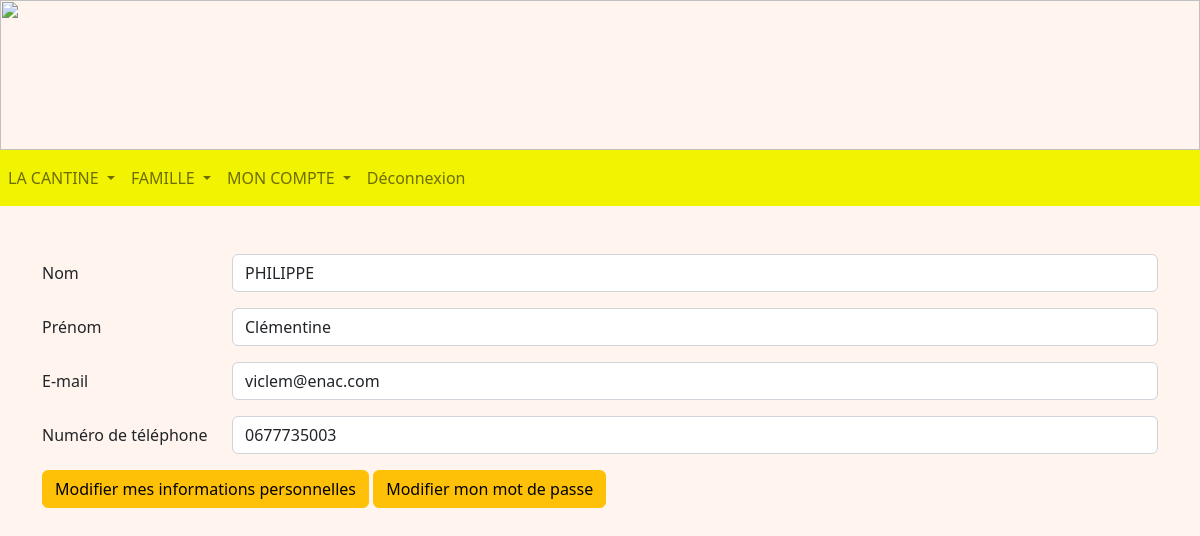
The app's page /info (signed in) with its own data.
### tables this page shows
CREATE TABLE Representant (
  code_representant integer primary key autoincrement,
  nom_representant TEXT NOT NULL,
  prenom_representant TEXT NOT NULL,
  telephone TEXT,
  email TEXT,
  identifiant TEXT NOT NULL,
  FOREIGN KEY (identifiant) REFERENCES Compte(identifiant)
);

### representant.py (the view)
@app.route('/info', methods = ["GET"])
@login_required
def info():
    db = get_db()
    cur = db.cursor()
    user = cur.execute("SELECT type_compte FROM Compte WHERE identifiant = ?", (flask_login.current_user.name, )).fetchone()
    if user[0] == 'Representant':
        info = cur.execute("SELECT * FROM Representant WHERE identifiant = ?",(flask_login.current_user.name, )).fetchone()
        compte = cur.execute("SELECT * from Compte WHERE identifiant = ?", (flask_login.current_user.name, )).fetchone()
        enfants = cur.execute("SELECT code_enfant, prenom_enfant FROM Enfant AS E INNER JOIN Representant AS R ON E.code_representant = R.code_representant WHERE R.identifiant = ? ORDER BY prenom_enfant", (flask_login.current_user.name, )).fetchall()
        return render_template('R_info.html', info = info, compte = compte, enfants = enfants)
    if user[0] == 'Admin':
        return redirect(url_for('accueilAdmin'))
    return redirect(url_for('accueilEnseignant'))

### main.py (called while the page is built)
@login_manager.user_loader
def load_user(user_id):
    db = get_db()
    cur = db.cursor()
    user = cur.execute('SELECT identifiant, mot_de_passe FROM Compte WHERE identifiant=?', (user_id, )).fetchone()
    return User(user[0], user[1])

def get_db():
    if 'db' not in g:
        g.db = sqlite3.connect(DATABASE)
    return g.db

@app.teardown_appcontext
def close_connection(exception):
    db = g.pop('db', None)
    if db is not None:
        db.close()

### templates/R_info.html (shortened to what this page needs)
<!DOCTYPE html>
<html>
<head>
    {% extends "R_layout.html" %}
    {% block content %}
    <form method="POST">
        <div class="container mt-5">
            <div class="mb-3 row">
                <label for="name" class="col-sm-2 col-form-label">Nom</label>
                <div class="col-sm-10">
                    <input class="form-control" type="text" value="{{info[1]}}" aria-label="readonly input example"
                        readonly>
                </div>
            </div>
            <div class="mb-3 row">
                <label for="name" class="col-sm-2 col-form-label">Prénom</label>
                <div class="col-sm-10">
                    <input class="form-control" type="text" value="{{info[2]}}" aria-label="readonly input example"
                        readonly>
                </div>
            </div>
            <div class="mb-3 row">
                <label for="name" class="col-sm-2 col-form-label">E-mail</label>
                <div class="col-sm-10">
                    <input class="form-control" type="text" value="{{info[4]}}" aria-label="readonly input example"
                        readonly>
                </div>
            </div>
            <div class="mb-3 row">
                <label for="name" class="col-sm-2 col-form-label">Numéro de téléphone</label>
                <div class="col-sm-10">
                    <input class="form-control" type="text" value="{{info[3]}}" aria-label="readonly input example"
                        readonly>
                </div>
            </div>
            <a href="/info2" class="btn btn-warning mb-3">Modifier mes informations personnelles</a>
            <a href="/info3" class="btn btn-warning mb-3">Modifier mon mot de passe</a>
        </div>
    </form>
    {% endblock %}

### static/css/main.css (style rules this page uses)
body { background-repeat: no-repeat; background-color:rgb(265,245,238); height: 110px; margin: 0px; }

### records on screen
Representant: nom_representant "PHILIPPE", prenom_representant "Clémentine", email "viclem@enac.com", telephone "0677735003"
